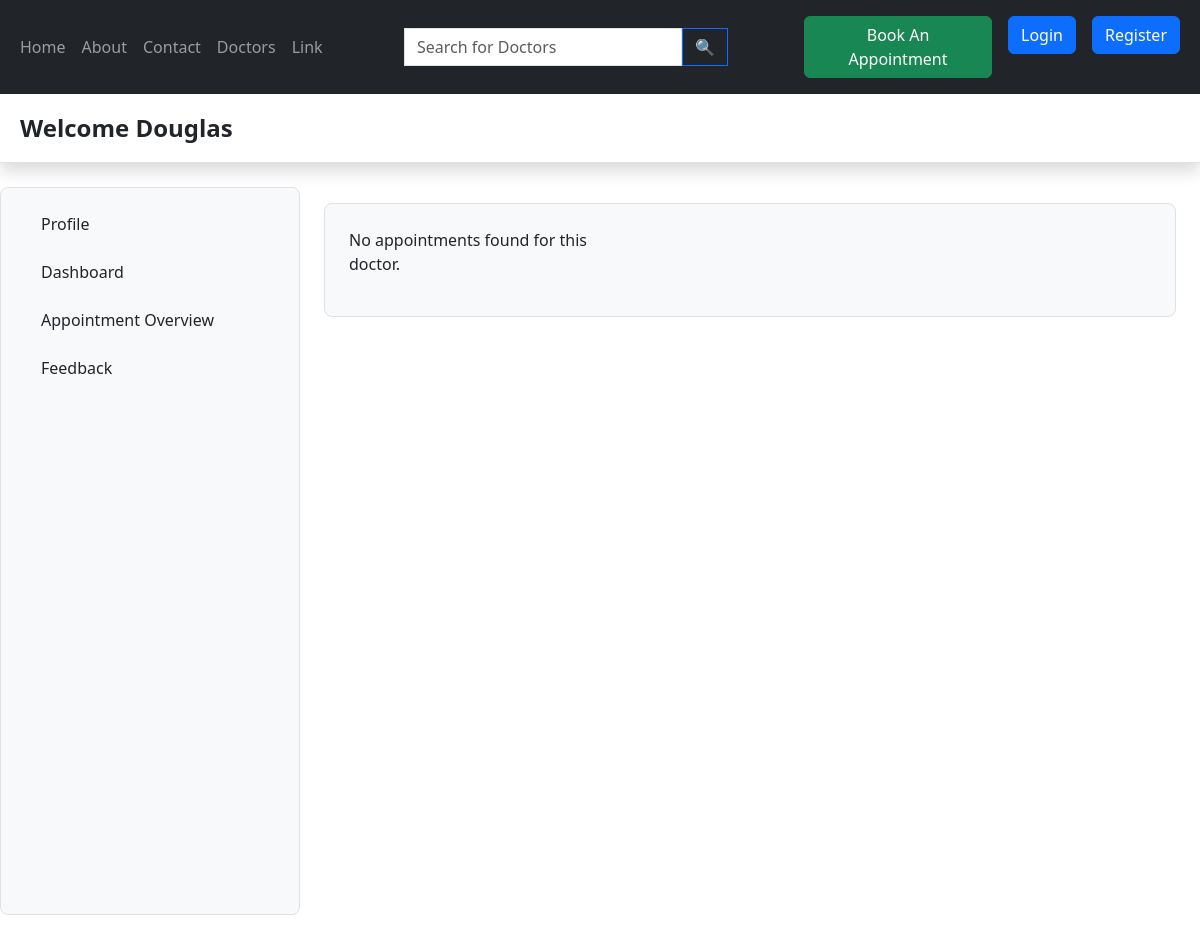
/appointment-overview/1/, run on an earlier commit of the app's database.
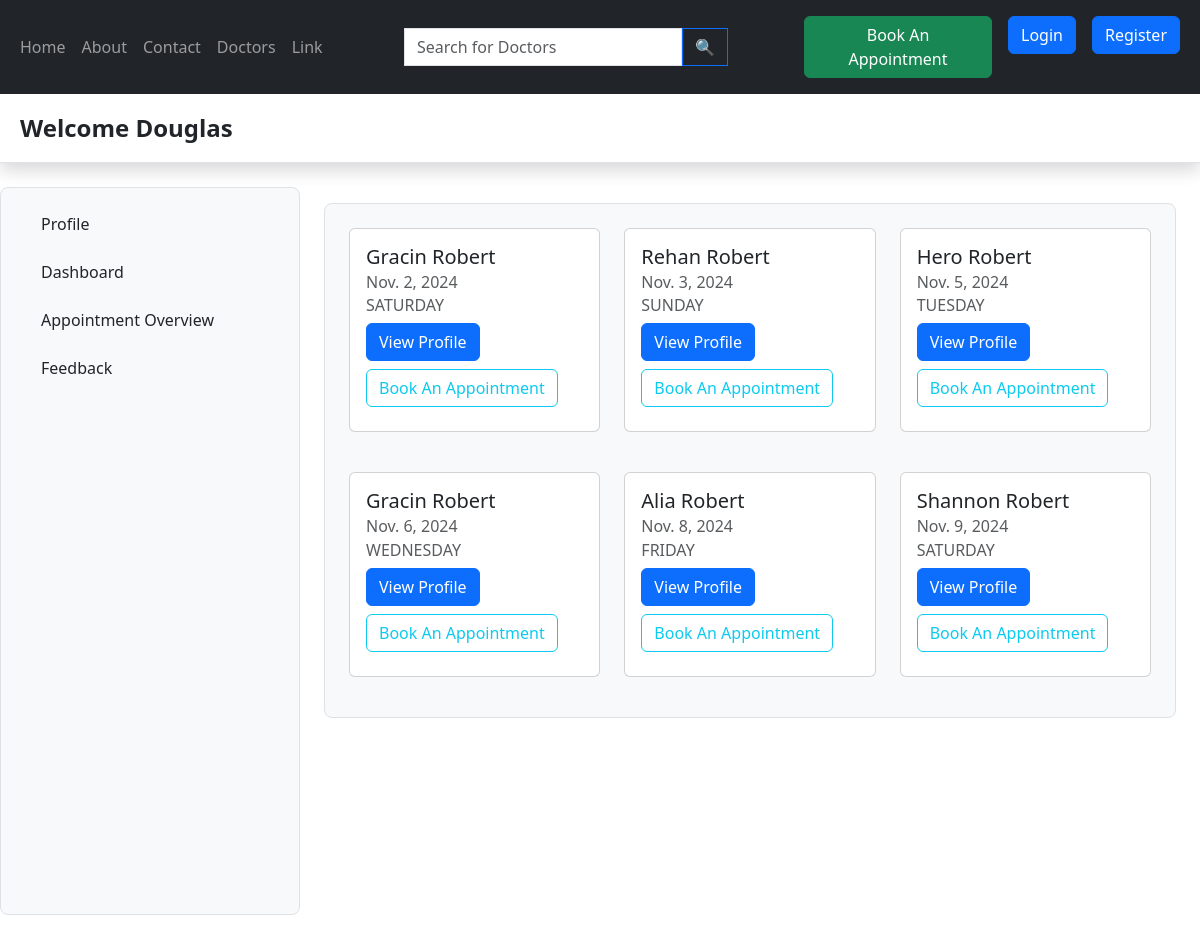
And on a later commit of the database.
### doctor/models.py (models this page shows, shortened)
class Doctor(models.Model):
  user= models.OneToOneField(User, on_delete= models.CASCADE,default=1)
  dob= models.DateField(default= None)
  sex= models.CharField(max_length= 10, choices= [('MALE', 'Male'), ('FEMALE', 'Female'), ('OTHER', 'Other')], default= 'FEMALE')
  department = models.ManyToManyField(Department)
  specialization = models.TextField(blank= True, null= True)
  dayofstarting= models.DateField(auto_now= True)
  avatar=models.ImageField(default="default_doctor_image.jpeg")
  Bio=models.TextField(default="",blank= True, null= True)
  Awards=models.TextField(default="",blank= True, null= True)

class AppointmentSlot(models.Model):
    doctor = models.ForeignKey(Doctor, on_delete=models.CASCADE)
    day_of_week = models.CharField(
        max_length=10,
        choices=[
            ('MONDAY', 'Monday'), ('TUESDAY', 'Tuesday'), ('WEDNESDAY', 'Wednesday'),
            ('THURSDAY', 'Thursday'), ('FRIDAY', 'Friday'), ('SATURDAY', 'Saturday'), ('SUNDAY', 'Sunday')
        ]
    )
    session = models.CharField(
        max_length=10,
        choices=[
            ('MORNING', 'Morning'), ('AFTERNOON', 'Afternoon'), ('EVENING', 'Evening')
        ]
    )
    max_bookings = models.PositiveIntegerField(default=10)
    class Meta:
        unique_together = ('doctor', 'day_of_week', 'session')
        ordering = ['doctor', 'day_of_week', 'session']

### appointment/models.py (models this page shows)
class Appointment(models.Model):
  patient= models.ForeignKey(Patient, on_delete=models.CASCADE, null=True)
  date = models.DateField(null=True, blank=True)
  slot= models.ForeignKey(AppointmentSlot, on_delete= models.CASCADE)
  stat= models.CharField(max_length= 20, choices=[('CONFIRMED', 'Confirmed'), ('CANCELLED', 'Cancelled'), ('COMPLETED','Completed')], default= 'CONFIRMED')
  paid= models.CharField(max_length= 5, choices=[('YES', 'Yes'), ('NO','No')],default='NO')
  booking_time= models.DateTimeField(auto_now=True)
  feedback= models.TextField(blank=True,null=True)
  doctorsnote= models.TextField(default='',blank=True,null=True)

### patient/models.py (models this page shows, shortened)
class Patient(models.Model):
  user= models.ForeignKey(User, on_delete= models.CASCADE)
  first_name= models.CharField(max_length= 255)
  last_name= models.CharField(max_length= 255, blank= True, null= True)
  dob= models.DateField(default= None)
  sex= models.CharField(max_length= 10, choices= [('MALE', 'Male'), ('FEMALE', 'Female'), ('OTHER', 'Other')], default= 'FEMALE')

### doctor/views.py (the view)
# urls.py: path('appointment-overview/<str:pk>/',views.appointment_overview,name="appointment-overview"),
def appointment_overview(request,pk):
    doctor=Doctor.objects.get(id=pk)
    appointments = Appointment.objects.filter(slot__doctor=doctor).order_by('date')
    context={'appointments':appointments,'doctor':doctor}
    return render(request,'appointment_overview.html',context)

### doctor/templates/appointment_overview.html (shortened to what this page needs)
{% extends 'base.html' %}
{% block start %}
<header class="py-3 mb-4 border-bottom shadow">
    <div class="container-fluid d-flex justify-content-between align-items-center">
        <a href="#" class="d-flex align-items-center col-lg-4 mb-2 mb-lg-0 link-dark text-decoration-none">
            <span class="fs-4 fw-bold text-dark">Welcome {{ doctor.user.first_name }}</span>
        </a>
    </div>
</header>
<div class="container-fluid pb-3 flex-grow-1 d-flex flex-column overflow-auto" style="height: calc(100vh - 56px);">
    <div class="row flex-grow-1 flex-grow-0">
        <nav class="col-sm-3 flex-shrink-0 bg-light border rounded-3 p-3 h-100 sticky-top">
            <ul class="nav nav-pills flex-sm-column flex-row mb-auto text-truncate">
                <li class="nav-item mb-2">
                    <a href="{% url 'doctor-profile' doctor.id %}" class="nav-link d-flex align-items-center px-3 text-dark">
                        <span class="d-none d-sm-inline">Profile</span>
                    </a>
                </li>
                <li class="nav-item mb-2">
                    <a href="{% url 'dashboard'  %}" class="nav-link d-flex align-items-center px-3 text-dark">
                        <span class="d-none d-sm-inline">Dashboard</span>
                    </a>
                </li>
                <li class="nav-item mb-2">
                    <a href="{% url 'appointment-overview' doctor.id %}" class="nav-link d-flex align-items-center px-3 text-dark">
                        <span class="d-none d-sm-inline">Appointment Overview</span>
                    </a>
                </li>
                <li class="nav-item mb-2">
                    <a href="#" class="nav-link d-flex align-items-center px-3 text-dark">
                        <span class="d-none d-sm-inline">Feedback</span>
                    </a>
                </li>
            </ul>
        </nav>
        <main class="col overflow-auto h-100 px-4 py-3">
            <div class="bg-light border rounded-3 p-4">
                <div class="row row-cols-1 row-cols-md-3 g-4">
                    {% for appointment in appointments %}
                    <div class="col mb-3">
                        <div class="card h-100" style="width: 100%;">
                            <div class="card-body">
                                <h5 class="card-title">{{ appointment.patient.first_name }} {{ appointment.patient.last_name }}</h5>
                                <h6 class="card-subtitle mb-2 text-muted">{{ appointment.date }}</h6>
                                <h6 class="card-subtitle mb-2 text-muted">{{ appointment.slot.day_of_week }}</h6>
                                <a type="button" class="btn btn-primary mb-2" href="{% url 'doctor-profile' appointment.slot.doctor.id %}" data-mdb-ripple-init>View Profile</a>
                                <a type="button" class="btn btn-outline-info mb-2" data-mdb-ripple-init data-mdb-ripple-color="dark">Book An Appointment</a>
                            </div>
                        </div>
                    </div>
                    {% empty %}
                    <p>No appointments found for this doctor.</p>
                    {% endfor %}
                </div>
            </div>
        </main>
    </div>
</div>
{% endblock %}

### templates/base.html (shortened to what this page needs)
<!DOCTYPE html>
<html lang="en">
<head>
  <link href="https://cdn.jsdelivr.net/npm/bootstrap@5.3.3/dist/css/bootstrap.min.css" rel="stylesheet">
  {% load static %}
</head>
<body>
  <nav class="navbar navbar-expand-md navbar-dark bg-dark">
    <div class="container-fluid">
        <div class="navbar-collapse collapse w-100 order-1 order-md-0 dual-collapse2">
            <ul class="navbar-nav me-auto">
                <li class="nav-item active">
                    <a class="nav-link" href="/">Home</a>
                </li>
                <li class="nav-item">
                    <a class="nav-link" href="#">About</a>
                </li>
                <li class="nav-item">
                    <a class="nav-link" href="#">Contact</a>
                </li>
                <li class="nav-item">
                    <a class="nav-link" href="{% url 'doctor' %}">Doctors</a>
                </li>
                <li class="nav-item">
                    <a class="nav-link" href="#">Link</a>
                </li>
            </ul>
        </div>
        <div class="input-group rounded navbar-collapse collapse w-100 order-2 dual-collapse2">
          <form class="row m-0 p-0" action="/doctor/">
              <div class="col-sm-11 m-0 p-0"><input type="search" class="form-control rounded-0" placeholder="Search for Doctors"  aria-label="Search" name="q" /></div>
              <div class="col-sm-1 m-0 p-0"><button type="submit" class="btn btn-outline-primary rounded-0" data-mdb-ripple-init>🔍</button></div>
          </form>
        </div>
        <div class="navbar-collapse collapse w-100 order-3 dual-collapse2">
            <ul class="navbar-nav ms-auto">
                <li class="nav-item">
                  <a class="nav-link" href="{% url 'doctor' %}">
                    <button type="button" class="btn btn-success">Book An Appointment</button>
                  </a>
                </li>
              {% if request.user.is_authenticated %}
                <li class="nav-item">
                  <a class="nav-link" href="/logout/">
                    <button type="button" class="btn btn-danger">Logout</button>
                  </a>
                </li>
              {% else %}
                <li class="nav-item">
                  <a class="nav-link" href="/login/">
                    <button type="button" class="btn btn-primary">Login</button>
                  </a>
                </li>
                <li class="nav-item">
                  <a class="nav-link" href="/register/">
                    <button type="button" class="btn btn-primary">Register</button>
                  </a>
                </li>
              {% endif %}
            </ul>
        </div>
    </div>
</nav>
  {% load static %}
  {% block start %}
  {% endblock %}
</body>
</html>

What changed in the data, as far as the page shows it:
added Appointment: patient.first_name "Gracin", patient.last_name "Robert", date "Nov. 2, 2024", slot.day_of_week "SATURDAY"
added Appointment: patient.first_name "Rehan", patient.last_name "Robert", date "Nov. 3, 2024", slot.day_of_week "SUNDAY"
added Appointment: patient.first_name "Hero", patient.last_name "Robert", date "Nov. 5, 2024", slot.day_of_week "TUESDAY"
added Appointment: patient.first_name "Gracin", patient.last_name "Robert", date "Nov. 6, 2024", slot.day_of_week "WEDNESDAY"
added Appointment: patient.first_name "Alia", patient.last_name "Robert", date "Nov. 8, 2024", slot.day_of_week "FRIDAY"
added Appointment: patient.first_name "Shannon", patient.last_name "Robert", date "Nov. 9, 2024", slot.day_of_week "SATURDAY"
Also different on the page:
text no longer shown: "No appointments found for this doctor."
